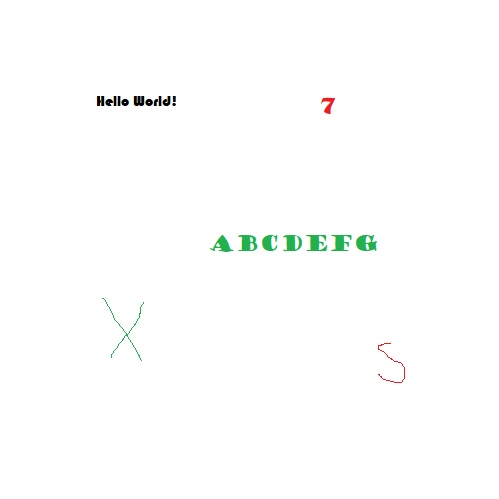
#> input picture test.jpg, 499 x 499 px
$ python tesseract.py
#> lines starting #> are read from the running program, lines starting #| are printed output that depends on the picture; after the words box and inside, x2 and y2 are one past the last pixel; in counts of white or black regions, pixels touching at a corner belong together
import pytesseract
from pytesseract import Output
import cv2

pytesseract.pytesseract.tesseract_cmd = r'C:\Users\trcar\AppData\Local\Programs\Tesseract-OCR\tesseract.exe'
# change this dir to your install of tesseract

img = cv2.imread("test.jpg")
#> img is the input picture: shape (499, 499, 3); mean B, G, R 253.3, 253.8, 253.2
img_2 = cv2.cvtColor(img, cv2.COLOR_BGR2GRAY)
img_2[img_2 < 128] = 0
img_2[img_2 >= 128] = 255
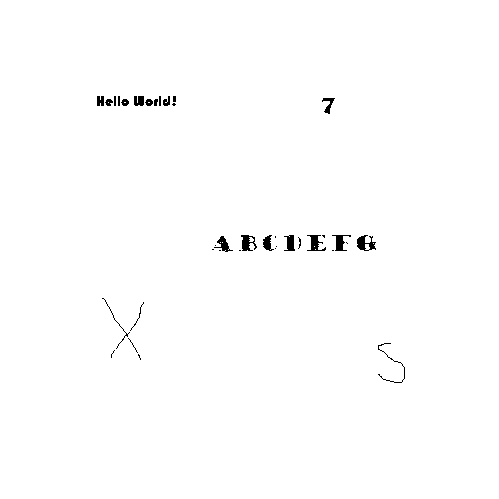
#> img_2: shape (499, 499); 99.3% white; 37 black regions (16 under 20 px), largest, box (x1, y1, x2, y2) and area: (357, 235, 376, 251) 166, (241, 235, 257, 251) 150, (307, 235, 326, 251) 145

#print(pytesseract.image_to_string(img_2, config=("--psm 6")))
#print(pytesseract.image_to_data(img_2, config=("--psm 11"))) # --psm num is for type of 'test'
#https://pyimagesearch.com/2021/11/15/tesseract-page-segmentation-modes-psms-explained-how-to-improve-your-ocr-accuracy/

#> (the run stopped early here; a loop or call above may not have finished)
